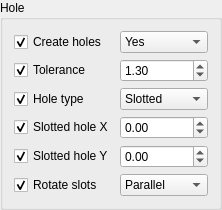
        <widget class="QGroupBox" name="groupBox_4">
         <property name="title">
          <string>Hole</string>
         </property>
         <layout class="QGridLayout" name="gridLayout_4">
          <item row="0" column="0">
           <widget class="QCheckBox" name="checkBoxToggleReversed">
            <property name="text">
             <string>Create holes</string>
            </property>
            <property name="checked">
             <bool>true</bool>
            </property>
            <property name="objectProperty" stdset="0">
             <string notr="true">CreateHoles</string>
            </property>
            <property name="widgetAction" stdset="0">
             <string notr="true">toggleModifyProperty</string>
            </property>
           </widget>
          </item>
          <item row="0" column="1">
           <widget class="QComboBox" name="comboBoxReversed">
            <property name="currentText">
             <string>Yes</string>
            </property>
            <property name="currentIndex">
             <number>0</number>
            </property>
            <property name="objectProperty" stdset="0">
             <string notr="true">CreateHoles</string>
            </property>
            <property name="widgetAction" stdset="0">
             <string notr="true"/>
            </property>
            <item>
             <property name="text">
              <string>Yes</string>
             </property>
            </item>
            <item>
             <property name="text">
              <string>No</string>
             </property>
            </item>
           </widget>
          </item>
          <item row="1" column="0">
           <widget class="QCheckBox" name="checkBoxToggleTolerance">
            <property name="text">
             <string>Tolerance</string>
            </property>
            <property name="checked">
             <bool>true</bool>
            </property>
            <property name="objectProperty" stdset="0">
             <string notr="true">Tolerance</string>
            </property>
            <property name="widgetAction" stdset="0">
             <string notr="true">toggleModifyProperty</string>
            </property>
           </widget>
          </item>
          <item row="1" column="1">
           <widget class="QDoubleSpinBox" name="doubleSpinBoxTolerance">
            <property name="sizePolicy">
             <sizepolicy hsizetype="Minimum" vsizetype="Fixed">
              <horstretch>1</horstretch>
              <verstretch>0</verstretch>
             </sizepolicy>
            </property>
            <property name="decimals">
             <number>2</number>
            </property>
            <property name="minimum">
             <double>-100000000000.000000000000000</double>
            </property>
            <property name="maximum">
             <double>100000000000.000000000000000</double>
            </property>
            <property name="value">
             <double>1.300000000000000</double>
            </property>
            <property name="objectProperty" stdset="0">
             <string notr="true">Tolerance</string>
            </property>
            <property name="widgetAction" stdset="0">
             <string notr="true"/>
            </property>
           </widget>
          </item>
          <item row="2" column="0">
           <widget class="QCheckBox" name="checkBoxToggleHoleType">
            <property name="text">
             <string>Hole type</string>
            </property>
            <property name="checked">
             <bool>true</bool>
            </property>
            <property name="objectProperty" stdset="0">
             <string notr="true">HoleType</string>
            </property>
            <property name="widgetAction" stdset="0">
             <string notr="true">toggleModifyProperty</string>
            </property>
           </widget>
          </item>
          <item row="2" column="1">
           <widget class="QComboBox" name="comboBoxHoleType">
            <property name="sizePolicy">
             <sizepolicy hsizetype="Preferred" vsizetype="Fixed">
              <horstretch>1</horstretch>
              <verstretch>0</verstretch>
             </sizepolicy>
            </property>
            <property name="currentText">
             <string>Slotted</string>
            </property>
            <property name="currentIndex">
             <number>0</number>
            </property>
            <property name="objectProperty" stdset="0">
             <string notr="true">HoleType</string>
            </property>
            <property name="widgetAction" stdset="0">
             <string notr="true"/>
            </property>
            <item>
             <property name="text">
              <string>Slotted</string>
             </property>
            </item>
            <item>
             <property name="text">
              <string>Oversized</string>
             </property>
            </item>
           </widget>
          </item>
          <item row="3" column="0">
           <widget class="QCheckBox" name="checkBoxToggleSlottedHoleX">
            <property name="text">
             <string>Slotted hole X</string>
            </property>
            <property name="checked">
             <bool>true</bool>
            </property>
            <property name="objectProperty" stdset="0">
             <string notr="true">SlottedHoleX</string>
            </property>
            <property name="widgetAction" stdset="0">
             <string notr="true">toggleModifyProperty</string>
            </property>
           </widget>
          </item>
          <item row="3" column="1">
           <widget class="QDoubleSpinBox" name="doubleSpinBoxSlottedHoleX">
            <property name="sizePolicy">
             <sizepolicy hsizetype="Minimum" vsizetype="Fixed">
              <horstretch>1</horstretch>
              <verstretch>0</verstretch>
             </sizepolicy>
            </property>
            <property name="decimals">
             <number>2</number>
            </property>
            <property name="minimum">
             <double>-100000000000.000000000000000</double>
            </property>
            <property name="maximum">
             <double>100000000000.000000000000000</double>
            </property>
            <property name="value">
             <double>0.000000000000000</double>
            </property>
            <property name="objectProperty" stdset="0">
             <string notr="true">SlottedHoleX</string>
            </property>
            <property name="widgetAction" stdset="0">
             <string notr="true"/>
            </property>
           </widget>
          </item>
          <item row="4" column="0">
           <widget class="QCheckBox" name="checkBoxToggleSlottedHoleY">
            <property name="text">
             <string>Slotted hole Y</string>
            </property>
            <property name="checked">
             <bool>true</bool>
            </property>
            <property name="objectProperty" stdset="0">
             <string notr="true">SlottedHoleY</string>
            </property>
            <property name="widgetAction" stdset="0">
             <string notr="true">toggleModifyProperty</string>
            </property>
           </widget>
          </item>
          <item row="4" column="1">
           <widget class="QDoubleSpinBox" name="doubleSpinBoxSlottedHoleY">
            <property name="sizePolicy">
             <sizepolicy hsizetype="Minimum" vsizetype="Fixed">
              <horstretch>1</horstretch>
              <verstretch>0</verstretch>
             </sizepolicy>
            </property>
            <property name="decimals">
             <number>2</number>
            </property>
            <property name="minimum">
             <double>-100000000000.000000000000000</double>
            </property>
            <property name="maximum">
             <double>100000000000.000000000000000</double>
            </property>
            <property name="value">
             <double>0.000000000000000</double>
            </property>
            <property name="objectProperty" stdset="0">
             <string notr="true">SlottedHoleY</string>
            </property>
            <property name="widgetAction" stdset="0">
             <string notr="true"/>
            </property>
           </widget>
          </item>
          <item row="5" column="0">
           <widget class="QCheckBox" name="checkBoxToggleRotateSlots">
            <property name="text">
             <string>Rotate slots</string>
            </property>
            <property name="checked">
             <bool>true</bool>
            </property>
            <property name="objectProperty" stdset="0">
             <string notr="true">RotateSlots</string>
            </property>
            <property name="widgetAction" stdset="0">
             <string notr="true">toggleModifyProperty</string>
            </property>
           </widget>
          </item>
          <item row="5" column="1">
           <widget class="QComboBox" name="comboBoxRotateSlots">
            <property name="sizePolicy">
             <sizepolicy hsizetype="Preferred" vsizetype="Fixed">
              <horstretch>1</horstretch>
              <verstretch>0</verstretch>
             </sizepolicy>
            </property>
            <property name="currentText">
             <string>Parallel</string>
            </property>
            <property name="currentIndex">
             <number>0</number>
            </property>
            <property name="objectProperty" stdset="0">
             <string notr="true">RotateSlots</string>
            </property>
            <property name="widgetAction" stdset="0">
             <string notr="true"/>
            </property>
            <item>
             <property name="text">
              <string>Parallel</string>
             </property>
            </item>
            <item>
             <property name="text">
              <string>Odd</string>
             </property>
            </item>
            <item>
             <property name="text">
              <string>Even</string>
             </property>
            </item>
           </widget>
          </item>
         </layout>
        </widget>
